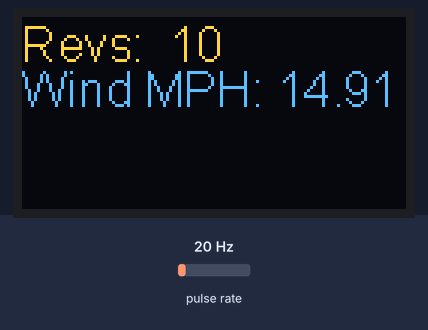
Simulated run of this sketch. Board: ESP8266 (NodeMCU). On the bench: 128×64 one-colour display. Wiring (inferred from the names in the program): pulse sensor: data GPIO 4. Inputs (shaded band) come from the test bench; at power-on: pulse rate 20 Hz. The OLED is the two-colour kind (top 16 rows yellow).

Above: at 1.6 s.
1.7 s: pulse rate (sensor on GPIO 4) set to 50 Hz
At 2.6 s:
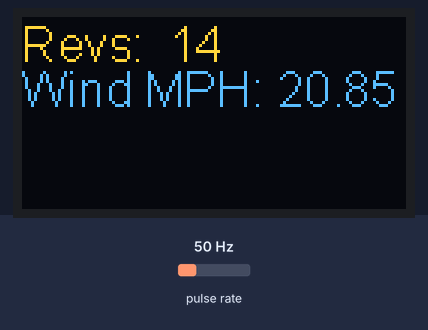
4.5 s: pulse rate (sensor on GPIO 4) set to 4 Hz
At 6.9 s:
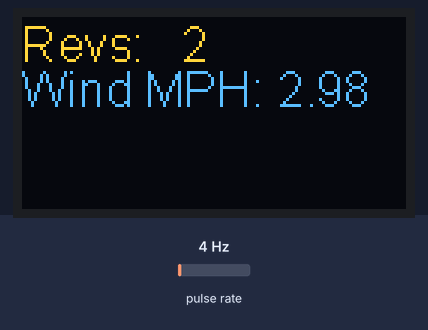
7.5 s: pulse rate (sensor on GPIO 4) set to 150 Hz
At 9.3 s:
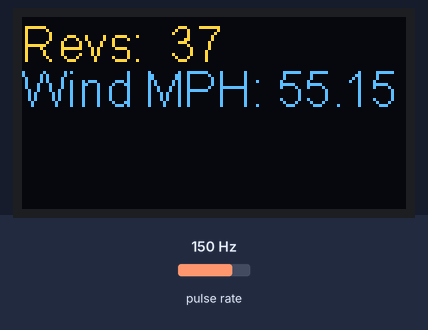
Timing chart, 0 to 10.8 s (numbered marks = the images above; inputs shaded):
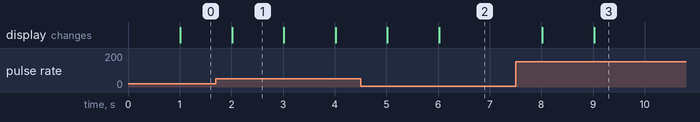

Measured:
- after the input at 1.7 s, the display: changes after 0.32 s (image 1)
- after the input at 7.5 s, the display: first changes after 0.52 s (image 3 shows a later state)
- what the display in image 1 shows lasts 1.0 s, from 2.0 s to 3.0 s

The sketch:

anemometer_demo.ino
```cpp
/*  Author: Bitrot_alpha, nseidle
 *  This is demo code for the anemometer.
 *    A quirk of the unit I'm using is that it double-switches for each pass of the magnet (reed switch sensor)..
 *    I've found this to happen AFTER using a RC filter for debouncing (it's slow enough to bypass the filter).
 *    The workaround I've applied is to divide the count value by 2.
 *
 *  Most of this is lifted from https://github.com/sparkfun/Wimp_Weather_Station (nseidle's code)
 */

#include "Arduino.h"
#include "HT_SSD1306Wire.h"

//anemometer pin
const uint8_t WIND_SPD_PIN = 4;
//if your anemometer is bouncy, set this to something other than 1 to "calibrate" it
const uint8_t BOUNCE_COMPENSATION = 2;

//display stuff
SSD1306Wire oled(0x3c, 500000, SDA_OLED, SCL_OLED, GEOMETRY_128_64, RST_OLED); // addr , freq , i2c group , resolution , rst
char revcount_str[20] = "";
char windmph_str[20] = "";
long prevDisplayTime = 0;

//globals for tracking wind
long lastWindCheck = 0;
volatile long lastWindIRQ = 0;
volatile uint8_t windRevs = 0;


void wind_spd_IRQ()
{
  if (millis() - lastWindIRQ > 10) // Ignore switch-bounce glitches less than 10ms (142MPH max reading) after the reed switch closes
	{
		lastWindIRQ = millis(); //Grab the current time
		windRevs++; //There is 1.492MPH for each click per second.
	}
}

float get_wind_speed()
{
	float deltaTime = millis() - lastWindCheck;

	deltaTime /= 1000.0; //Convert to seconds

	float windSpeed = (float)(windRevs / BOUNCE_COMPENSATION) / deltaTime;

	windRevs = 0; //Reset and start watching for new wind
	lastWindCheck = millis();

	windSpeed *= 1.492;

	return(windSpeed);
}

void setup()
{
    //Serial.begin(115200);
    pinMode(WIND_SPD_PIN, INPUT);
    attachInterrupt(WIND_SPD_PIN, wind_spd_IRQ, FALLING);
    oled.init();
    oled.clear();
    oled.setFont(ArialMT_Plain_16);
}

void loop()
{
  long now = millis();

  //wait 1 second between outputs to display
  if(now - prevDisplayTime > 1000)
  {
    prevDisplayTime = now;

    snprintf(revcount_str, 20, "Revs: %3u\0", (windRevs / BOUNCE_COMPENSATION) );
    snprintf(windmph_str, 20, "Wind MPH: %4.2f\0", get_wind_speed() );
    oled.clear();
    oled.drawString(0, 0, revcount_str);
    oled.drawString(0, 15, windmph_str);
    oled.display();
  }
}
```
